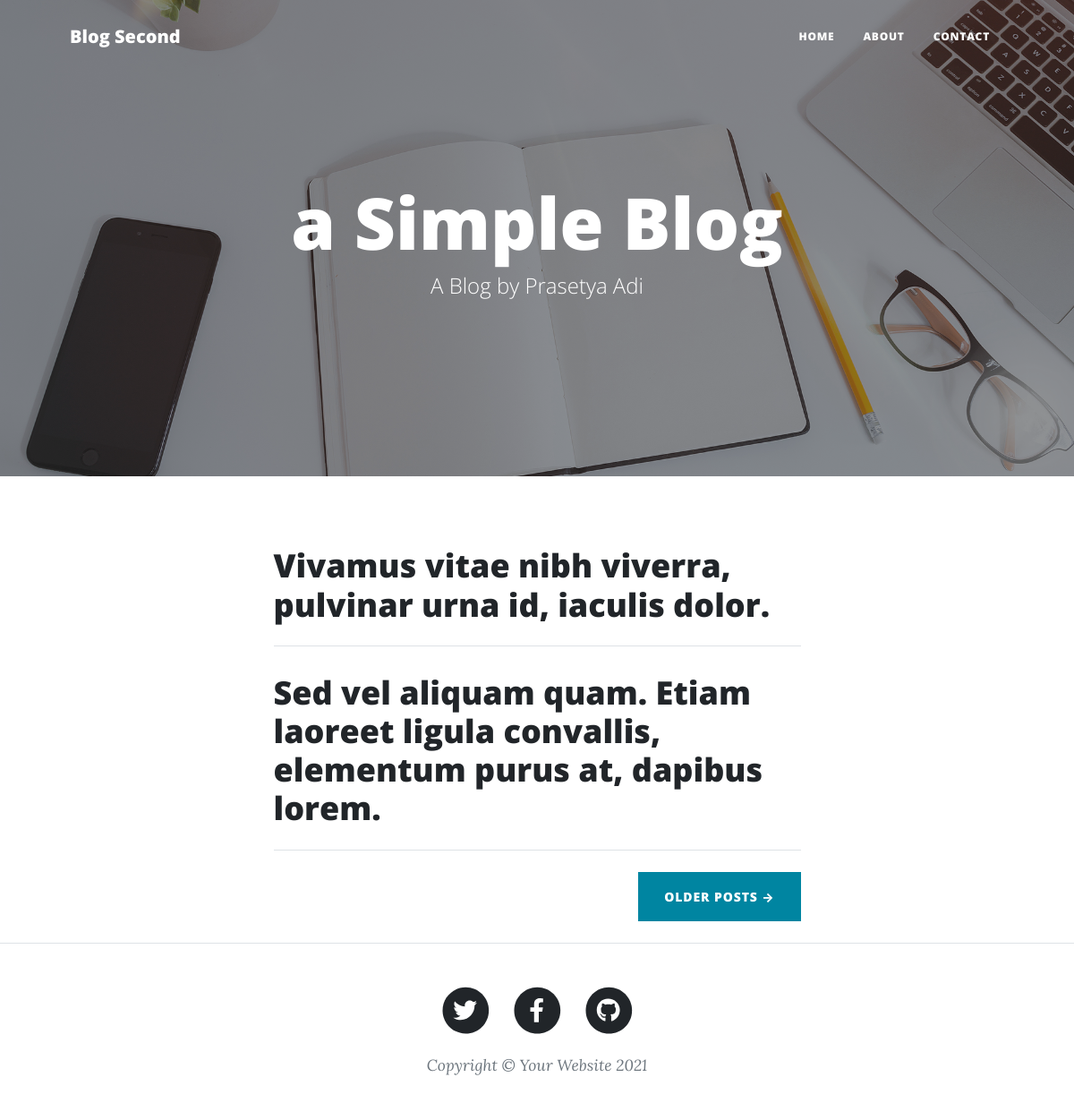
The page /secondblog/author/Prasetya on the database its author committed.
### secondblog/models.py (models this page shows, shortened)
class Post(models.Model):
    title = models.CharField(max_length=100)
    excerpt = models.CharField(max_length=500)
    date = models.DateField(auto_now=True)
    slug = models.SlugField(default="", blank=True,
                            null=False, db_index=True, unique=True)
    content = models.TextField(max_length=100000)
    author = models.ForeignKey(Author, on_delete=models.CASCADE)
    tag = models.ManyToManyField(Tag)

### secondblog/views.py (the view)
# urls.py: path("author/<author>", views.author, name='SecondBlogPostAuthor'),
def author(request, author):
    author_post = Post.objects.filter(author__first_name=author)
    contex = {
        'heading': 'a Simple Blog',
        'subheading': 'A Blog by Prasetya Adi',
        'urlBackgroud': 'assets/img/home-bg.jpg',
        'isiblog': author_post,
    }
    return render(request, 'secondblog/author.html', contex)

### secondblog/templates/secondblog/author.html
{% include 'snipets2/Navbar.html'  %}
{% load static %}
{% include 'snipets2/PageHeader.html' %}
<div class="container px-4 px-lg-5">
    <div class="row gx-4 gx-lg-5 justify-content-center">
        <div class="col-md-10 col-lg-8 col-xl-7">
            {% for key in isiblog %}
            <div class="post-preview">
                <a href={% url 'SecondBlogPost' key.slug %}>
                    <h2 class="post-title">{{ key.title }}</h2>
                </a>
            </div>
            <hr class="my-4" />
            {% endfor %}
            <div class="d-flex justify-content-end mb-4"><a class="btn btn-primary text-uppercase" href="#!">Older
                    Posts →</a></div>
        </div>
    </div>
</div>
{% include 'snipets2/Footer.html' %}

### rows shown on the page
Post: title "Vivamus vitae nibh viverra, pulvinar urna id, iaculis dolor."
Post: title "Sed vel aliquam quam. Etiam laoreet ligula convallis, elementum purus at, dapibus lorem."

### other values the page prints
{{ heading }} "a Simple Blog"
{{ subheading }} "A Blog by Prasetya Adi"
